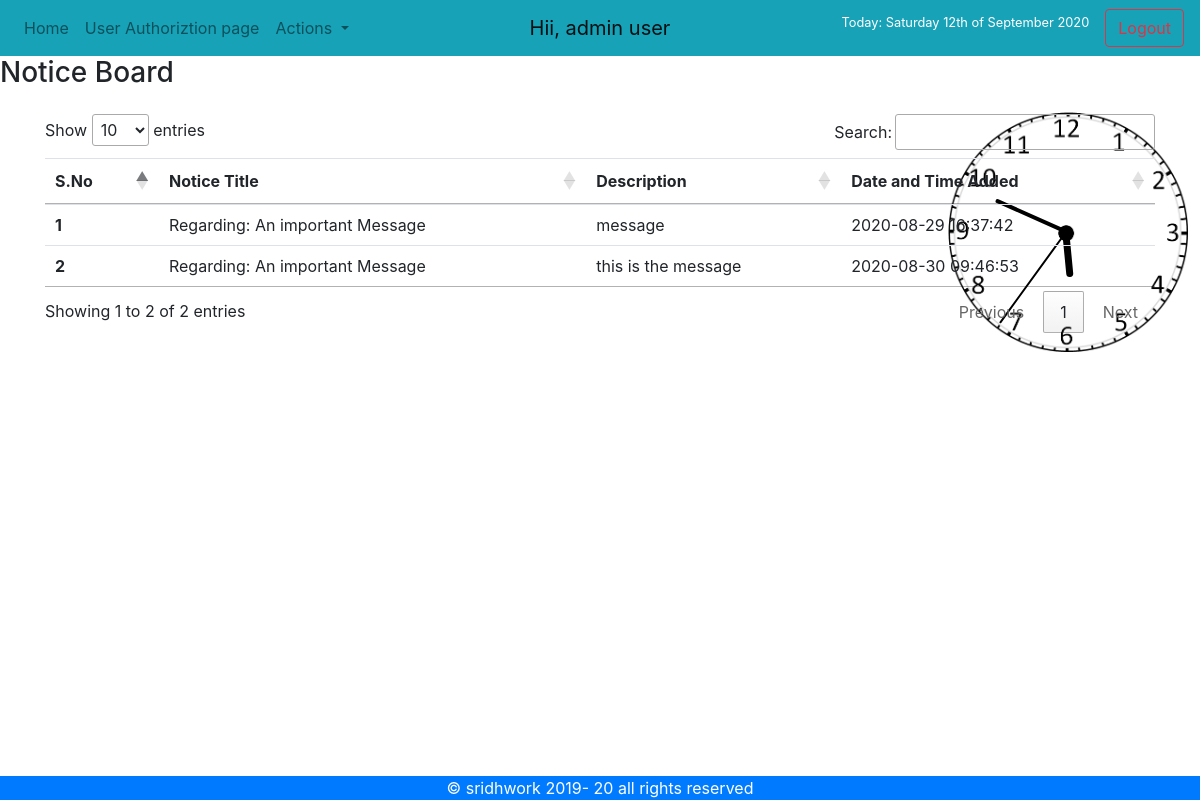
The page /pages/teacher_page.php (signed in) on the database its author committed.
### tables this page shows
CREATE TABLE `notes` (
  `srl` int NOT NULL,
  `title` text NOT NULL,
  `description` text NOT NULL,
  `time` datetime NOT NULL DEFAULT CURRENT_TIMESTAMP
);

### pages/teacher_page.php (the view, shortened to what this page needs)
<?php
include 'dbconnect.php';
?>
<!doctype html>
  <html lang="en">
    <head>
      <link rel="stylesheet" href="https://maxcdn.bootstrapcdn.com/bootstrap/4.0.0/css/bootstrap.min.css">
      <link rel="stylesheet" href="//cdn.datatables.net/1.10.21/css/jquery.dataTables.min.css">
      <link rel="stylesheet" href="//cdn.datatables.net/1.10.21/css/jquery.dataTables.min.css">
    </head>
    <body>
      <?php include "navbarteacher.php"?>
      <div id="clock">
      <?php require 'clock.php'?>
      </div>
      <h3>Notice Board</h3>
      <div class="container my-4">
      <table class="table" id="myTable">
          <thead>
            <tr>
              <th scope="col">S.No</th>
              <th scope="col">Notice Title</th>
              <th scope="col">Description</th>
              <th scope="col">Date and Time Added</th>
            </tr>
          </thead>
          <tbody>
          <?php
            $sql= "SELECT * FROM `notes`";
            $result= mysqli_query($conn, $sql);
            $num = mysqli_num_rows($result);
            if ($num>0) {
              $no=1;
              while ($row= mysqli_fetch_assoc($result)) {
              echo "<tr>
              <th scope='row'>". $no . "</th>
              <td>". $row['title'] . "</td>
              <td>". $row['description'] . "</td>
              <td>". $row['time'] . "</td>
            </tr>";
             $no=$no+1;
             }
             }
             ?>
            </tbody>
        </table>
      </div>
    </body>
    <?php include 'footer.php'; ?>
  </html>

### pages/teacher_page.php (style rules this page uses)
body::before { background: url('../images/teacherpagebg.jpg') no-repeat center center/cover; content: ""; position: absolute; top:0; left: 0; width: 100%; height: 100%; z-index: -1; opacity: 0.5; }
#clock { position: absolute; top: 14%; right: 1%; }

### rows shown on the page
notes: title "Regarding: An important Message", description "message", time "2020-08-29 16:37:42"
notes: title "Regarding: An important Message", description "this is the message", time "2020-08-30 09:46:53"

### other values the page prints
$_SESSION['username'] "admin user"
